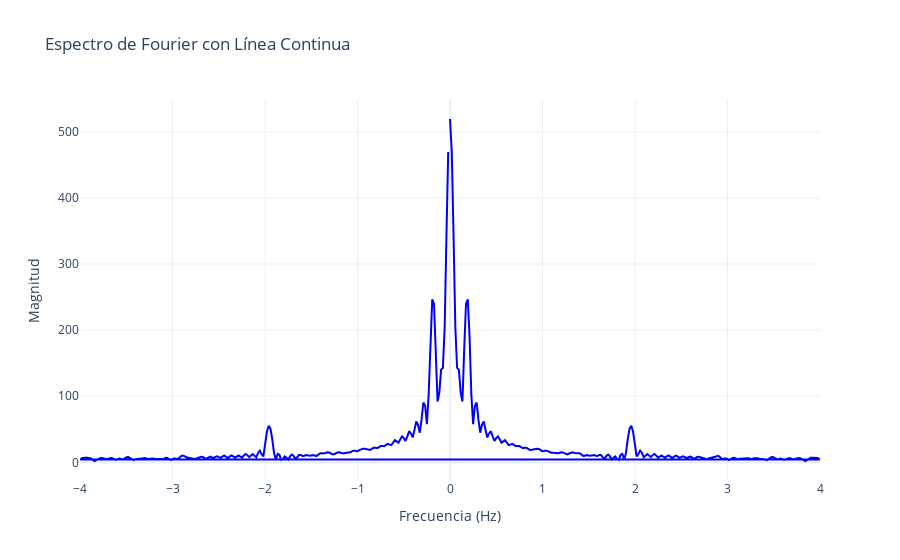

The notebook cell saved with this chart:
### Code cell
import numpy as np
import pandas as pd
import plotly.graph_objects as go

# Cargar los datos desde el DataFrame generado previamente
df = pd.read_csv('time_series_data.csv')

# Extraer la señal total y el tiempo
signal = df['Total'].values
t = df['Year'].values
dt = t[1] - t[0]  # Paso de tiempo

# Aumentar la resolución de la FFT con Zero-Padding (interpola más puntos)
N = len(signal) * 4  # Multiplica por 4 la resolución (ajustable)
fft_values = np.fft.fft(signal, n=N)
frequencies = np.fft.fftfreq(N, d=dt)

# Filtrar las frecuencias en el rango deseado (-4 a 4)
mask = (frequencies >= -4) & (frequencies <= 4)
filtered_frequencies = frequencies[mask]
filtered_fft_magnitude = np.abs(fft_values[mask])

# Crear la figura con una línea continua
fig = go.Figure()

fig.add_trace(go.Scatter(
    x=filtered_frequencies, 
    y=filtered_fft_magnitude, 
    mode='lines',  # Línea continua
    name='FFT Magnitude',
    line=dict(color='blue', width=2)
))

# Configurar el diseño del gráfico con fondo blanco y rango de X ajustado
fig.update_layout(
    title='Espectro de Fourier con Línea Continua',
    xaxis_title='Frecuencia (Hz)',
    yaxis_title='Magnitud',
    template='plotly_white',  # Fondo blanco
    xaxis=dict(range=[-4, 4], showgrid=True),
    yaxis=dict(showgrid=True)
)

# Mostrar la gráfica
fig.show()

### Figure 1 — Plotly figure (JSON) as saved in the notebook; plotly's stock layout.template omitted (floating-point values rounded to 4 significant figures; data arrays with more than 128 entries replaced by an {"elided": "..."} marker saying what was removed)
{"data": [{"line": {"color": "blue", "width": 2}, "mode": "lines", "name": "FFT Magnitude", "type": "scatter", "x": {"elided": "417 float values"}, "y": {"elided": "417 float values"}}], "layout": {"title": {"text": "Espectro de Fourier con Línea Continua"}, "xaxis": {"range": [-4, 4], "showgrid": true, "title": {"text": "Frecuencia (Hz)"}}, "yaxis": {"showgrid": true, "title": {"text": "Magnitud"}}}}
